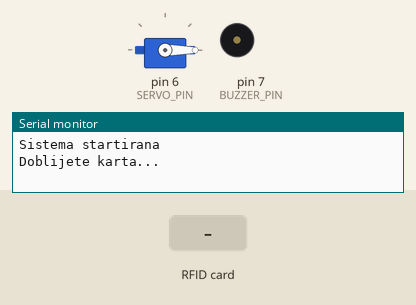
Simulated run of this sketch. Board: Arduino Uno, built with avr-gcc and run on an emulated ATmega328P. Parts: servo, buzzer (waves = sounding), the last lines printed to the serial monitor. The inputs (shaded band) are chosen by the test bench.

Above: at 1.2 s.
1.3 s: RFID card 05 A3 C7 01 held to the reader
At 2.4 s:
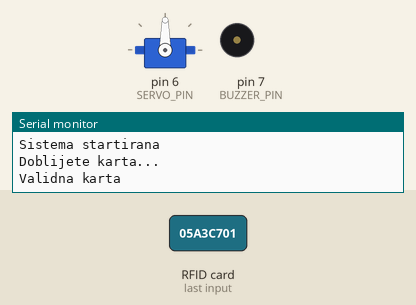
3.0 s: RFID card 5E 7A 19 C4 held to the reader
At 5.61 s:
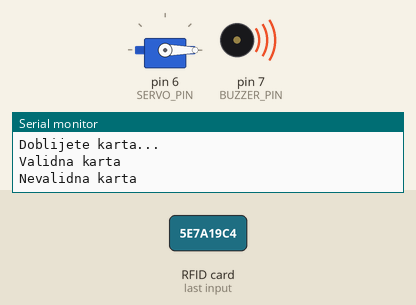
Timing chart, 0 to 7.8 s (numbered marks = the images above; inputs shaded):
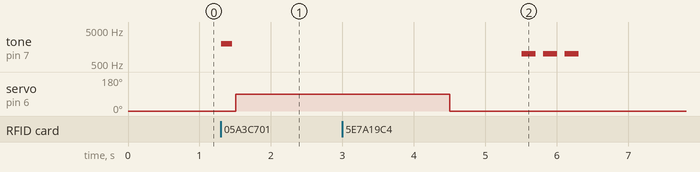

Measured:
- after the input at 1.3 s, tone on pin 7 (BUZZER_PIN): silent → 2000 Hz at once, → silent 0.15 s later; servo on pin 6 (SERVO_PIN): 0° → 90° after 0.21 s
- after the input at 3.0 s, tone on pin 7 (BUZZER_PIN): alternates 1000 Hz for 0.20 s and silent for 0.10 s, 6 changes in all, then stays silent, starting after 2.5 s

The sketch:

cardkey.ino
```cpp
#include <SPI.h>
#include <MFRC522.h>
#include <Servo.h>

#define SS_PIN 10
#define RST_PIN 9
#define SERVO_PIN 6
#define BUZZER_PIN 7

MFRC522 rfid(SS_PIN, RST_PIN);
Servo lockServo;

byte validUID[4] = {0x05, 0xA3, 0xC7, 0x01};

void setup() {
  Serial.begin(9600);
  SPI.begin();
  rfid.PCD_Init();

  lockServo.attach(SERVO_PIN);
  lockServo.write(0);

  pinMode(BUZZER_PIN, OUTPUT);

  Serial.println("Sistema startirana");
  Serial.println("Doblijete karta...");
}

void loop() {
  if (!rfid.PICC_IsNewCardPresent()) return;
  if (!rfid.PICC_ReadCardSerial()) return;

  if (isValidCard(rfid.uid.uidByte, rfid.uid.size)) {
    Serial.println("Validna karta");
    grantAccess();
  } else {
    Serial.println("Nevalidna karta");
    denyAccess();
  }

  rfid.PICC_HaltA();
  rfid.PCD_StopCrypto1();
  delay(1000);
}

bool isValidCard(byte *uid, byte uidSize) {
  if (uidSize != 4) return false;

  for (byte i = 0; i < 4; i++) {
    if (uid[i] != validUID[i]) return false;
  }
  return true;
}

void grantAccess() {
  tone(BUZZER_PIN, 2000, 150);
  delay(200);
  lockServo.write(90);
  delay(3000);
  lockServo.write(0);
}

void denyAccess() {
  for (int i = 0; i < 3; i++) {
    tone(BUZZER_PIN, 1000, 200);
    delay(300);
  }
}
```
